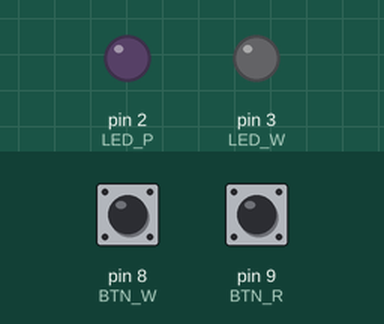
Recording of a sketch running on a simulated Arduino Uno, built with avr-gcc and run on an emulated ATmega328P. On the bench: output pins drawn as LEDs (lit = HIGH). The inputs (shaded band) are chosen by the test bench; at power-on: pin 8 (BTN_W) HIGH, pin 9 (BTN_R) HIGH.

Above: at 1.2 s.
1.3 s: pin 8 (BTN_W) pulled LOW for 0.15 s
At 2.0 s:
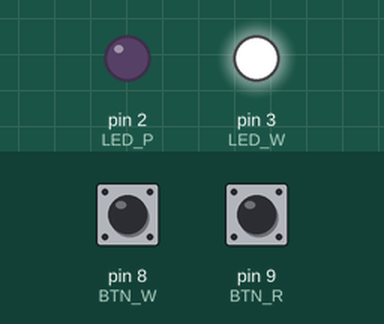
2.9 s: pin 9 (BTN_R) pulled LOW for 0.15 s
At 3.7 s:
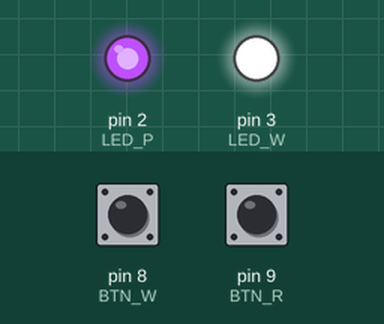
4.5 s: pin 8 (BTN_W) pulled LOW for 1 s
At 5.0 s:
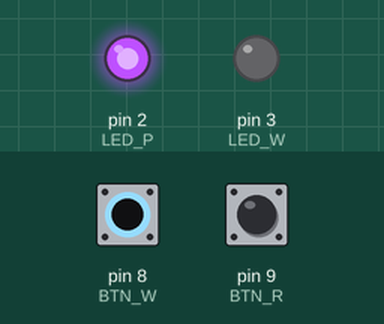
7.0 s: pin 8 (BTN_W) pulled LOW for 3.2 s
At 8.1 s:
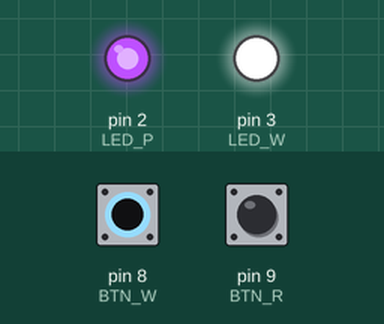
11.7 s: pin 9 (BTN_R) pulled LOW for 1 s
At 12.7 s:
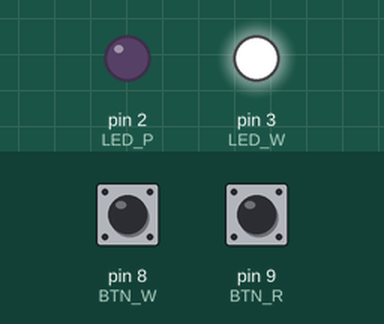
Timing chart, 0 to 14.7 s (numbered marks = the images above; inputs shaded):
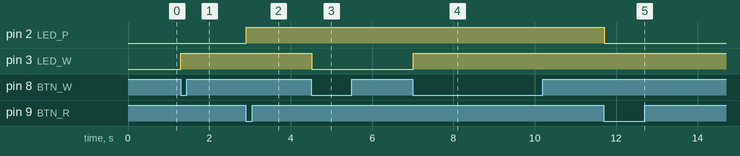

Measured:
- after the input at 1.3 s, pin 3 (LED_W): LOW → HIGH at once
- after the input at 2.9 s, pin 2 (LED_P): LOW → HIGH at once
- after the input at 4.5 s, pin 3 (LED_W): HIGH → LOW at once
- after the input at 7.0 s, pin 3 (LED_W): LOW → HIGH at once
- after the input at 11.7 s, pin 2 (LED_P): HIGH → LOW at once

The sketch:

sketch.ino
```cpp
  // purple led on pin 2
#define LED_P 2
  // white led on pin 3
#define LED_W 3
  // yellow button on pin 8
#define BTN_W 8
  // red button on pin 9
#define BTN_R 9

void setup()
{
  pinMode(LED_P, OUTPUT);
  pinMode(LED_W, OUTPUT);
  pinMode(BTN_W, INPUT_PULLUP);
  pinMode(BTN_R, INPUT_PULLUP);
}

  // white button modifier
int btn_w = 1;
  // red button modifier
int btn_r = 1;
  // white led is off
bool white = false;
  // purple led is off
bool purp = false;

void loop()
{
    // read the white buttons mode
  btn_w = digitalRead(BTN_W);
    // if the white button is pressed down...
  if (btn_w == 0)
  {
    if (white == true)
    {
      digitalWrite(LED_W, LOW);
        // mark the white led as off
      white = false;
    }
    else
    {
      digitalWrite(LED_W, HIGH);
      // mark the white led as on
      white = true;
    }

    // repeat as long as the button is pressed down
    while(btn_w == 0)
    {
      delay(10);
      btn_w = digitalRead(BTN_W);
    }
    delay(10);
  }   // end of if
  delay(10);

    // same but purple led and red button
  btn_r = digitalRead(BTN_R);
  if (btn_r == 0)
  {
    if (purp == true)
    {
      digitalWrite(LED_P, LOW);
      purp = false;
    }
    else
    {
      digitalWrite(LED_P, HIGH);
      purp = true;
    }

    while(btn_r == 0)
    {
      delay(10);
      btn_r = digitalRead(BTN_R);
    }
    delay(10);
  }   // end of if
  delay(10);

  // simple buttons
  /*
    // read the buttons mode
  btn_w = digitalRead(BTN_W);
  btn_r = digitalRead(BTN_R);

    // if the white button is pressed down,
  if (btn_w == 0)
  {
      // light the white led
    digitalWrite(LED_W, HIGH);
  }
    // otherwise,
  else
  {
      // keep it off
    digitalWrite(LED_W, LOW);
  }
    // same but purple led and red button
  if (btn_r == 0)
  {
    digitalWrite(LED_P, HIGH);
  }
  else
  {
    digitalWrite(LED_P, LOW);
  }
  */

} // end of loop
```
